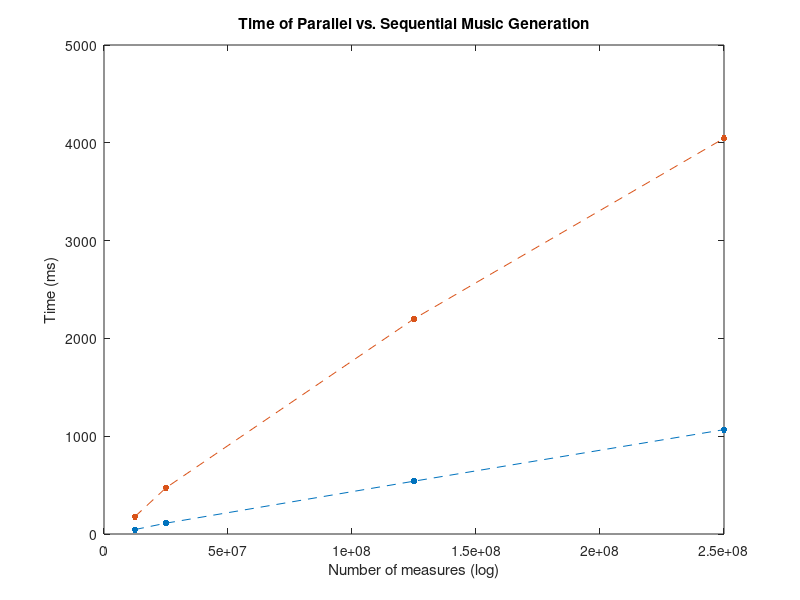
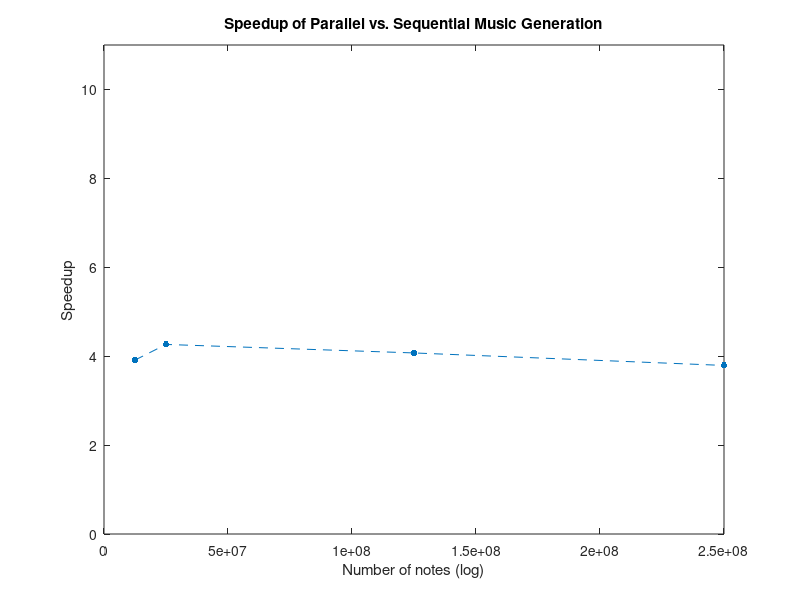

Here is the MATLAB script that generated these plots, in order:
N = [
12500000,
25000000,
125000000,
250000000
];

seq = [
    178352,
472437,
2200164,
4045996
];

par = [
45579,
110788,
540189,
1067036
];

%%% Plotting %%%
plot(N, par/1000, '--.', 'MarkerSize', 15) 
hold on
plot(N, seq/1000, '--.', 'MarkerSize', 15)
title('Time of Parallel vs. Sequential Music Generation')
ylabel('Time (ms)')
xlabel('Number of measures (log)')

figure;
plot(N, seq ./ par, '--.', 'MarkerSize', 15)
title('Speedup of Parallel vs. Sequential Music Generation')
ylabel('Speedup')
ylim([0, 11])
xlabel('Number of notes (log)')